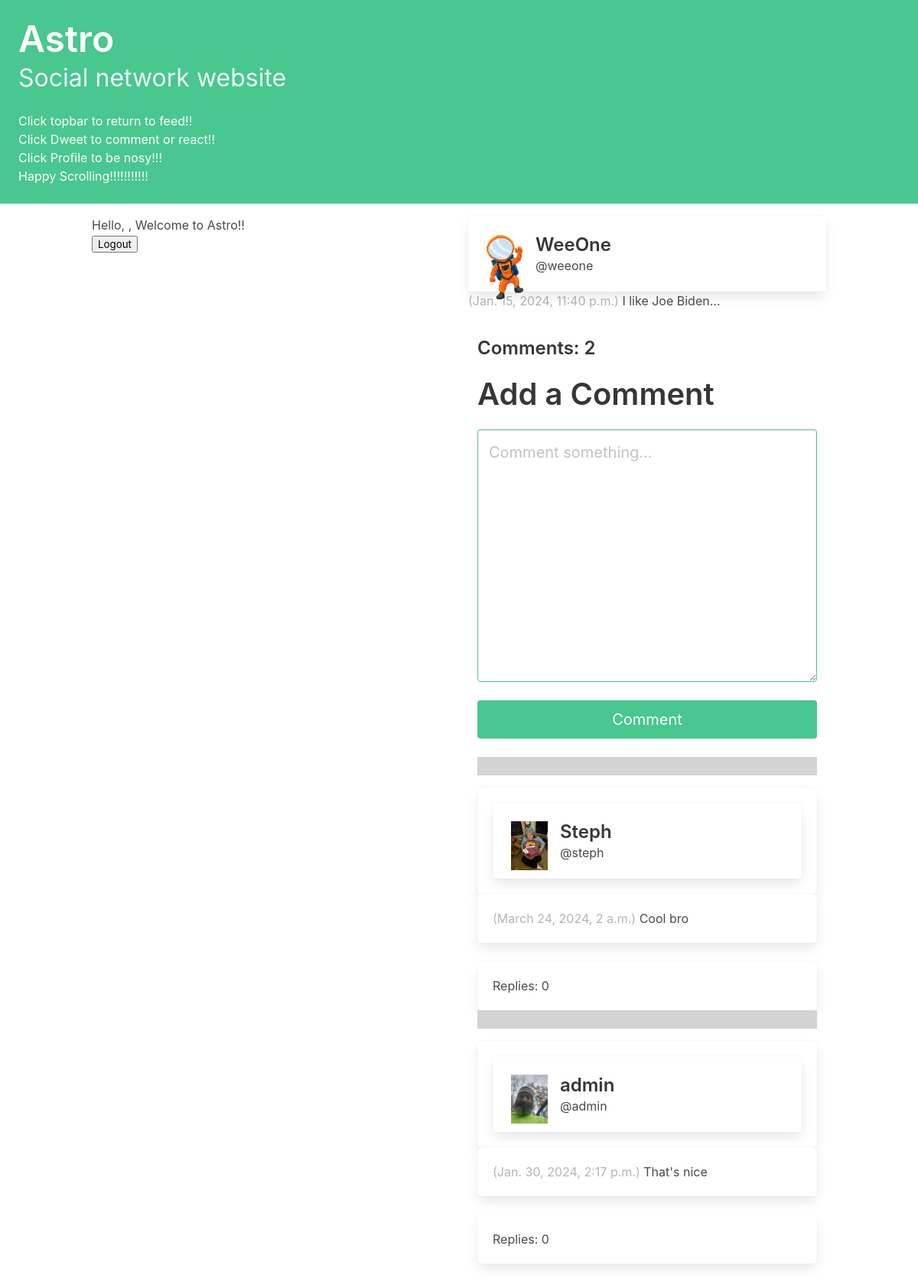
/dweet/2, run on the app's committed database.
### astro/models.py (models this page shows, shortened)
class Dweet(models.Model):
    user = models.ForeignKey(User,
                             related_name="dweets",
                             on_delete=models.DO_NOTHING)
    body = models.CharField(max_length=250)
    dweetImage = models.ImageField(
        blank=True
    )
    created_at = models.DateTimeField(auto_now_add=True)
    comments = models.ManyToManyField(
        'Comment',
        related_name="dweeted_by",
        symmetrical=False,
        blank=True
    )
    class Meta:
        ordering = ['-created_at']

class Profile(models.Model):
    user = models.OneToOneField(User, on_delete=models.CASCADE)
    profileImage = models.ImageField(
        default= 'default.png',
        blank=True
    )
    follows = models.ManyToManyField(
        "self",
        related_name="followed_by",
        symmetrical=False,
        blank=True
    )

class Comment(models.Model):
    user = models.ForeignKey(
        User,
        related_name='comments',
        on_delete=models.DO_NOTHING
    )
    body = models.CharField(max_length=250)
    replies = models.ManyToManyField(
        'Reply',
        related_name="commented_by",
        symmetrical=False,
        blank=True
    )
    commentImage = models.ImageField(
        blank=True
    )
    created_at = models.DateTimeField(
        auto_now_add=True
    )
    class Meta:
        ordering = ['-created_at']

### astro/views.py (the view, shortened to what this page needs)
# urls.py: path('dweet/<int:pk>', dweet, name='dweet'),
def dweet(request, pk):
    dweet = Dweet.objects.get(pk=pk)
    form = CommentForm(request.POST or None)
    return render(
        request,
        "astro/dweet.html",
        {"form": form, "dweet": dweet}
    )

### astro/forms.py
class CommentForm(forms.ModelForm):
    body = forms.CharField(
        required=True,
        widget=forms.widgets.Textarea(
            attrs={
                "placeholder": "Comment something...",
                "class": "textarea is-success is-medium",
            }
        ),
        label="",
    )
    class Meta:
        model = Comment
        exclude = ("user", "replies", "reactions", "commentImage")

### astro/templates/astro/dweet.html (shortened to what this page needs)
{% extends "base.html" %}
{% block content %}
    <div class="column">
        <a href="{% url 'astro:profile' dweet.user.profile.id %}">
            <div class="block">
                <div class="card">
                    <div class="card-content">
                        <div class="media">
                            <div class="media-left">
                                <figure class="image is-48x48">
                                    <img  src="{{ dweet.user.profile.profileImage.url }}" alt="profile picture">
                                </figure>
                            </div>
                            <div class="media-content">
                                <p class="title is-4">
                                    {{ dweet.user.username }}
                                </p>
                                <p class="subtitle is-6">
                                    @{{ dweet.user.username|lower }}
                                </p>
                            </div>
                        </div>
                    </div>
                </div>
            </div>
        </a>
        <div class="block">
            <span class="is-small has-text-grey-light">
                ({{ dweet.created_at }})
            </span>
            {{ dweet.body }}
        </div>
        <div class="column">
            <h1 class="title is-4">
                Comments: {{ dweet.comments.count }}
            </h1>
            <div class="block">
                <div class="block">
                    <h2 class="title is-2">
                        Add a Comment
                    </h2>
                </div>
                <div class="block">
                    <form method="post">
                        {{ form.as_p }}
                        <button class="button is-success is-fullwidth is-medium mt-5" type="submit">
                            Comment
                        </button>
                    </form>
                </div>
            </div>
            {% for comment in dweet.comments.all %}
                <div style="height:5vh">
                    <p style="background-color:lightgrey">
                        <br>
                    </p>
                </div>
                <a href="{% url 'astro:profile' comment.user.profile.id %}">
                    <div class="box">
                        <div class="card">
                            <div class="card-content">
                                <div class="media">
                                    <div class="media-left">
                                        <figure class="image is-48x48">
                                            <img  src="{{ comment.user.profile.profileImage.url }}" alt="profile picture">
                                        </figure>
                                    </div>
                                    <div class="media-content">
                                        <p class="title is-4">
                                            {{ comment.user.username }}
                                        </p>
                                        <p class="subtitle is-6">
                                            @{{ comment.user.username|lower }}
                                        </p>
                                    </div>
                                </div>
                            </div>
                        </div>
                    </div>
                </a>
                <a href="{% url 'astro:comment' comment.id %}">
                    <div class="box">
                        <span class="is-small has-text-grey-light">
                            ({{ comment.created_at }})
                        </span>
                        {{ comment.body }}
                    </div>
                    <div class="box">
                        Replies: {{ comment.replies.count }}
                    </div>
                </a>
            {% endfor %}
        </div>
    </div>
{% endblock content %}

### astro/templates/base.html (shortened to what this page needs)
<!DOCTYPE html>
<html lang="en">
<head>
    <link rel="stylesheet"
          href="https://cdn.jsdelivr.net/npm/bulma@0.9.3/css/bulma.min.css">
</head>
<body>
    <a href="{% url 'astro:dashboard' %}"
    <section class="hero is-small is-success mb-4">
        <div class="hero-body">
            <h1 class="title is-1">Astro</h1>
            <p class="subtitle is-3">
                Social network website
            </p>
            <p>
                Click topbar to return to feed!!
            </p>
            <p>
                Click Dweet to comment or react!!
            </p>
            <p>
                Click Profile to be nosy!!!
            </p>
            <p>
                Happy Scrolling!!!!!!!!!!!
            </p>
        </div>
    </a>
    <div class="container">
        <div class="columns">
            <div class="column">
                <p>Hello, {{ user.get_username }}, Welcome to Astro!!</p>
                <form method="post" action="{% url 'logout' %}">
                    <input type="submit" value="Logout">
                </form>
            </div>
            {% block content %}
            {% endblock content %}
        </div>
    </div>
</body>
</html>

### data on the page
Dweet: user.profile.profileImage (placeholder picture), user.username "WeeOne", user.username "weeone", created_at "Jan. 15, 2024, 11:40 p.m.", body "I like Joe Biden...", comments.count "2"
Comment: user.profile.profileImage (picture), user.username "Steph", user.username "steph", created_at "March 24, 2024, 2 a.m.", body "Cool bro", replies.count "0"
Comment: user.profile.profileImage (picture), user.username "admin", created_at "Jan. 30, 2024, 2:17 p.m.", body "That's nice", replies.count "0"
